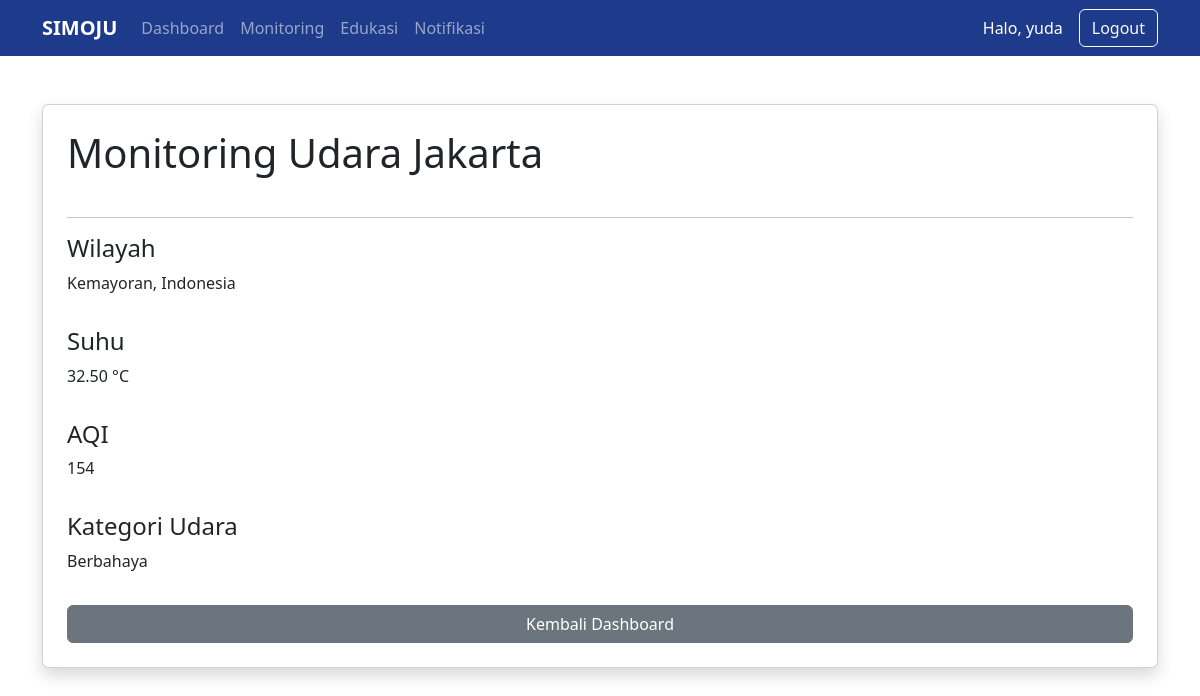
Screenshot of /public/index.php?url=MonitoringController/index (signed in) with the database file from the repository.
### tables this page shows
CREATE TABLE `riwayat_monitoring` (
  `id` int(11) NOT NULL AUTO_INCREMENT,
  `wilayah` varchar(100) DEFAULT NULL,
  `suhu` decimal(5,2) DEFAULT NULL,
  `aqi` int(11) DEFAULT NULL,
  `kategori` varchar(50) DEFAULT NULL,
  `waktu_data` datetime DEFAULT NULL,
  PRIMARY KEY (`id`)
);

### app/core/Controller.php (called while the page is built, shortened)
<?php
class Controller {
    public function view($view, $data = [])
    {
         require_once '../app/views/templates/header.php';
        require_once '../app/views/' . $view . '.php';
        require_once '../app/views/templates/footer.php';
    }
}

### app/controllers/MonitoringController.php (called while the page is built, shortened)
<?php
class MonitoringController extends Controller {
    public function index()
    {
        $monitoring = $this->model('Monitoring');
        $data = $monitoring->getLatest();
        $this->view('monitoring/index', $data);
    }
}

### app/core/App.php (called while the page is built, shortened)
<?php
class App {
    protected $method = 'index';
    protected $params = [];
    public function __construct()
    {
        $url = $this->parseURL();
        if(isset($url[0]) && file_exists('../app/controllers/' . $url[0] . '.php')) {
            unset($url[0]);
        }
        $this->controller = new $this->controller;
        if(isset($url[1]) && method_exists($this->controller, $url[1])) {
            $this->method = $url[1];
        }
        call_user_func_array(
            [$this->controller, $this->method],
            $this->params
        );
    }
    public function parseURL()
    {
        if(isset($_GET['url']))
        {
            $url = rtrim($_GET['url'], '/');
            $url = filter_var($url, FILTER_SANITIZE_URL);
            return explode('/', $url);
        }
    }
}

### public/index.php (called while the page is built, shortened)
<?php
$app = new App;

### app/core/Model.php (called while the page is built, shortened)
<?php
require_once 'Database.php';
class Model {
    public function __construct()
    {
        $database = new Database();
        $this->db = $database->getConnection();
    }
}

### app/core/Database.php (called while the page is built, shortened)
<?php
class Database {
    private $conn;
    public function __construct()
    {
        $this->conn = new mysqli(
            DB_HOST,
            DB_USER,
            DB_PASS,
            DB_NAME
        );
    }
    public function getConnection()
    {
        return $this->conn;
    }
}

### app/models/Monitoring.php (called while the page is built, shortened)
<?php
class Monitoring extends Model {
    public function getLatest()
    {
        $query = "SELECT * FROM riwayat_monitoring ORDER BY id DESC LIMIT 1";
        $result = $this->db->query($query);
        return $result->fetch_assoc();
    }
}

### app/views/monitoring/index.php (the view)
<div class="container mt-5">
    <div class="card shadow p-4">
        <h1 class="mb-4">
            Monitoring Udara Jakarta
        </h1>
        <hr>
        <div class="mb-3">
            <h4>Wilayah</h4>
            <p><?= $data['wilayah']; ?></p>
        </div>
        <div class="mb-3">
            <h4>Suhu</h4>
            <p><?= $data['suhu']; ?> °C</p>
        </div>
        <div class="mb-3">
            <h4>AQI</h4>
            <p><?= $data['aqi']; ?></p>
        </div>
        <div class="mb-3">
            <h4>Kategori Udara</h4>
            <p><?= $data['kategori']; ?></p>
        </div>
        <a href="http://localhost/Simoju_UTS2/public/index.php?url=HomeController/dashboard"
           class="btn btn-secondary">
            Kembali Dashboard
        </a>
    </div>
</div>

### rows the page displays
riwayat_monitoring: wilayah "Kemayoran, Indonesia", suhu "32.50", aqi "154", kategori "Berbahaya"

### other values shown
$_SESSION['nama'] "yuda"
